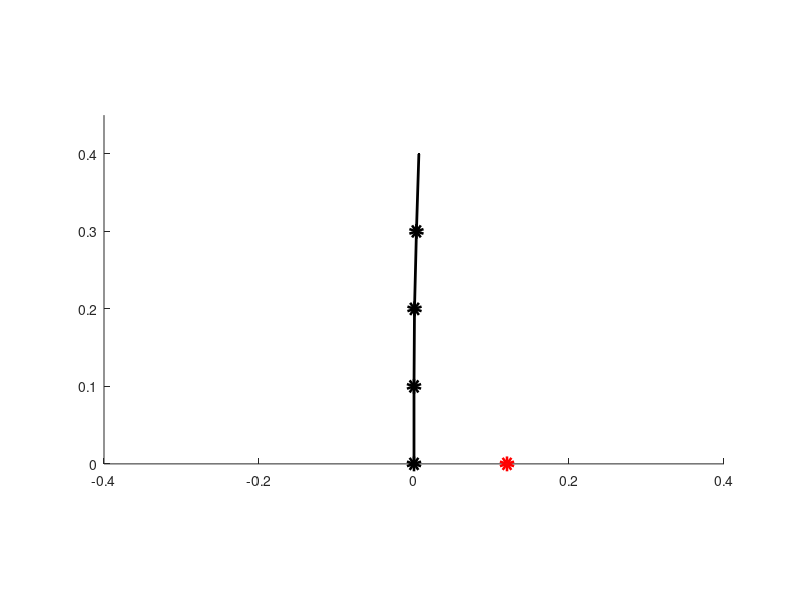

The MATLAB script that drew this image: (Note: this script raises an error after producing the figure.)
clear all; close all; clc;
% create a function with inputs of current position
% mode (forefoot or backfoot)
% foot step height, foot step distance
L = 0.1;
% output current position 
% x = 0.15; y = 0.05; 
x = 0.12; y = 0; 
% x = 0.1; y = 0; 

phi2 = acos((x^2+(y-L)^2)/(2*L^2) + (y-L)/L -0.5);
phi2_d = phi2*180/pi;

phi3 = asin(0.5*(x/L + sin(phi2)*((y-L)/L +1)/(cos(phi2)+1)));
phi3_d = phi3*180/pi;


phi1_d = 180 - phi2_d - phi3_d;
phi1 = phi1_d*pi/180;

disp(['Angle 1:', num2str(phi1_d)])
disp(['Angle 2:', num2str(phi2_d)])
disp(['Angle 3:', num2str(phi3_d)]);

x_p = 0.1*(sin(phi1)+ sin(phi1+phi2)+ sin(phi1+phi2+phi3));
y_p = 0.1*(1+cos(phi1)+cos(phi1+phi2)+cos(phi1+phi2+phi3));


A10 = [1 , 0 ,  0; ...
   0 , 1 , L; ...
   0 , 0 , 1 ];

A21 = [cos(phi1) , sin(phi1) , L*sin(phi1) ; ...
       -sin(phi1) ,  cos(phi1) , L*cos(phi1); ...
        0        , 0          , 1  ];

A32 = [cos(phi2) , sin(phi2) , L*sin(phi2); ...
       -sin(phi2) ,  cos(phi2) , L*cos(phi2); ...
       0         , 0         , 1 ];
A43 = [cos(phi3) , sin(phi3) , L*sin(phi3); ...
       -sin(phi3) ,  cos(phi3) , L*cos(phi3); ...
        0         , 0         , 1 ];   
A54 = [ 0,1,L;...
       -1,0,0;... 
        0,0,1];

r11 = A10(:,3);   %position link 1
r11 = r11(1:2);
r22 = A10*A21;   %position link 2
r22 = r22(:,3);
r22 = r22(1:2);
r33 = A10*A21*A32;
r33 = r33(:,3);
r33 = r33(1:2);
r44 = A10*A21*A32*A43;
r44 = r44(:,3);
r44 = r44(1:2);
r55 = A10*A21*A32*A43*A54;
r55 = r55(:,3);
r55 = r55(1:2);


n = 100;
phi1_f = phi1/n;
phi2_f = phi2/n;
phi3_f = phi3/n;
hold on
axis equal
axis([-0.4 0.4 0 0.45])

lineObj.m1T = line(0,0,'color','r','LineWidth',5,'Marker','o');
set(lineObj.m1T,'xdata',x,'ydata',y)
%link line objects
lineObj.h1T = line(0,0,'color','k','LineWidth',2);
lineObj.h2T = line(0,0,'color','k','LineWidth',2);
lineObj.h3T = line(0,0,'color','k','LineWidth',2);
lineObj.h4T = line(0,0,'color','k','LineWidth',2);
%joint line objects
lineObj.d1T = line(0,0,'color','k','LineWidth',5,'Marker','o');
lineObj.d2T = line(0,0,'color','k','LineWidth',5,'Marker','o');
lineObj.d3T = line(0,0,'color','k','LineWidth',5,'Marker','o');
lineObj.d4T = line(0,0,'color','k','LineWidth',5,'Marker','o');


for i = 1:n
    
    phi1_T = phi1_f*i;
    phi2_T = phi2_f*i;
    phi3_T = phi3_f*i;
    A10T = [1 , 0 ,  0; ...
           0 , 1 , L; ...
           0 , 0 , 1 ];

    A21T = [cos(phi1_T) , sin(phi1_T) , L*sin(phi1_T) ; ...
           -sin(phi1_T) ,  cos(phi1_T) , L*cos(phi1_T); ...
            0        , 0          , 1  ];

    A32T = [cos(phi2_T) , sin(phi2_T) , L*sin(phi2_T); ...
           -sin(phi2_T) ,  cos(phi2_T) , L*cos(phi2_T); ...
           0         , 0         , 1 ];
    A43T = [cos(phi3_T) , sin(phi3_T) , L*sin(phi3_T); ...
           -sin(phi3_T) ,  cos(phi3_T) , L*cos(phi3_T); ...
            0         , 0         , 1 ];
    r1T = A10T(:,3);   %position link 1
    r1T = r1T(1:2);
    r2T = A10T*A21T;   %position link 2
    r2T = r2T(:,3);
    r2T = r2T(1:2);
    r3T = A10T*A21T*A32T;
    r3T = r3T(:,3);
    r3T = r3T(1:2);
    r4T = A10T*A21T*A32T*A43T;
    r4T = r4T(:,3);
    r4T = r4T(1:2);
    
    
    %set target position and pause
    set(lineObj.h1T,'xdata',[0 r1T(1)],'ydata',[0 r1T(2)])
    set(lineObj.h2T,'xdata',[r1T(1) r2T(1)],'ydata',[r1T(2) r2T(2)])
    set(lineObj.h3T,'xdata',[r2T(1) r3T(1)],'ydata',[r2T(2) r3T(2)])
    set(lineObj.h4T,'xdata',[r3T(1) r4T(1)],'ydata',[r3T(2) r4T(2)])
    set(lineObj.d1T,'xdata',r1T(1),'ydata',r1T(2))
    set(lineObj.d2T,'xdata',r2T(1),'ydata',r2T(2))
    set(lineObj.d3T,'xdata',r3T(1),'ydata',r3T(2))
    drawnow;

    h = gcf;
    % Capture the plot as an image 
    frame = getframe(h); 
    im = frame2im(frame); 
    [imind,cm] = rgb2ind(im,256); 
    % Write to the GIF File 
    if i == 1
      imwrite(imind,cm,'RoboticArm.gif','gif', 'Loopcount',inf); 
    else 
      imwrite(imind,cm,'RoboticArm.gif','gif','WriteMode','append'); 
    end 
    
end
